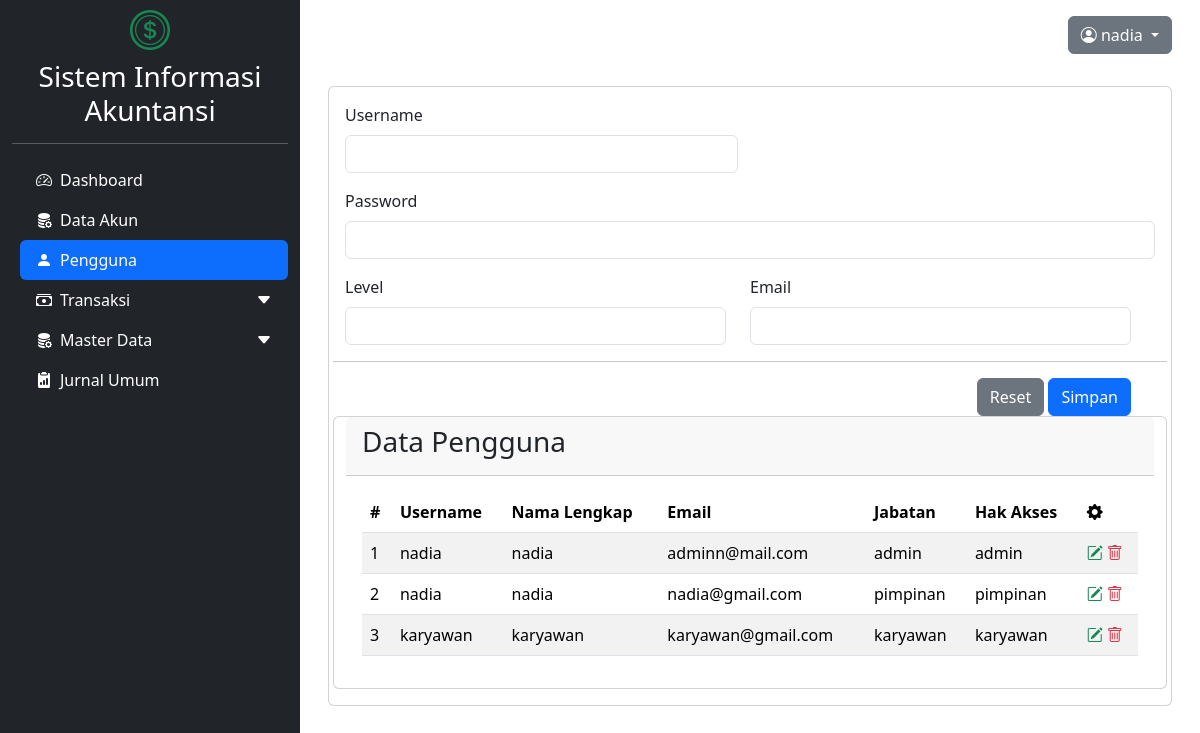
/dashboard.php?modul=pengguna (signed in), run on the app's committed database.
### tables this page shows
CREATE TABLE `tbl_pengguna` (
  `id` int(11) NOT NULL,
  `username` varchar(25) NOT NULL,
  `password` varchar(60) NOT NULL,
  `nama_lengkap` varchar(25) NOT NULL,
  `email` varchar(50) NOT NULL,
  `jabatan` enum('admin','pimpinan','karyawan','') NOT NULL,
  `hak_akses` enum('admin','pimpinan','karyawan','') NOT NULL
);

### modul/pengguna/index.php (the view, shortened to what this page needs)
<div class="card">
    <div class="card-body">
    <form action="modul/pengguna/aksi_pengguna.php" method="post">
        <div class="row">
            <div class="mb-3 col-md-6">
                <label for="username" class="form-label">Username</label>
                <input type="text" class="form-control" name="username">
            </div>
            <div class="mb-3 col-md6">
                <label for="password" class="form-label">Password</label>
                <input type="text" class="form-control" name="password">
            </div>
            <div class="row">
                <div class="mb-3 col-md-6">
                    <label for="level" class="form-label">Level</label>
                    <input type="text" class="form-control" name="level">
                </div>
                <div class="mb-3 col-md-6">
                    <label for="email" class="form-label">Email</label>
                    <input type="text" class="form-control" name="email">
                </div>
            </div>
            <hr>
            <div class="row">
                <div class="col text-end">
                    <button class="btn btn-secondary" type="reset">Reset</button>
                    <button class="btn btn-primary" type="submit">Simpan</button>
                </div>
            </div>
            <div class="card">
                <div class="card-header">
                    <h3>Data Pengguna</h3>
                </div>
                <div class="card-body">
                    <div class="table-responsive">
                        <table class="table table-striped">
                            <thead>
                                <tr>
                                    <th>#</th>
                                    <th>Username</th>
                                    <th>Nama Lengkap</th>
                                    <th>Email</th>
                                    <th>Jabatan</th>
                                    <th>Hak Akses</th>
                                    <th><i class="bi bi-gear-fill"></i></th>
                                </tr>
                            </thead>
                            <tbody>
                            <?php
                            $query = "SELECT * FROM tbl_pengguna";
                            $exec = mysqli_query($koneksi, $query);
                            $no = 0;
                            while($data = mysqli_fetch_array($exec)){
                                $no++;
                                ?>
                                <tr>
                                    <td><?= $no;?></td>
                                    <td><?= $data['username']; ?></td>
                                    <td><?= $data['nama_lengkap']; ?></td>
                                    <td><?= $data['email']; ?></td>
                                    <td><?= $data['jabatan']; ?></td>
                                    <td><?= $data['hak_akses']; ?></td>
                                    <td>
                                        <a href="#editPengguna<?= $data['id'] ?>" class="text-decoration-none" data-bs-toggle="modal">
                                            <i class="bi bi-pencil-square text-success"></i>
                                        </a>
                                        <a href="modul/pengguna/aksi_pengguna.php?act=delete&id=<?= $data['id'] ?>" class="text-decoration-none">
                                            <i class="bi bi-trash text-danger"></i>
                                        </a>
                                    </td>
                            </tr>
                            <?php
                            }
                            ?>
                            </tbody>
                        </table>
                    </div>
                </div>
            </div>
        </div>
    </div>
</div>

### data on the page
tbl_pengguna: username "nadia", nama_lengkap "nadia", email "adminn@mail.com", jabatan "admin", hak_akses "admin"
tbl_pengguna: username "nadia", nama_lengkap "nadia", email "nadia@gmail.com", jabatan "pimpinan", hak_akses "pimpinan"
tbl_pengguna: username "karyawan", nama_lengkap "karyawan", email "karyawan@gmail.com", jabatan "karyawan", hak_akses "karyawan"

### other printed values
$_SESSION['nama_lengkap'] "nadia"
